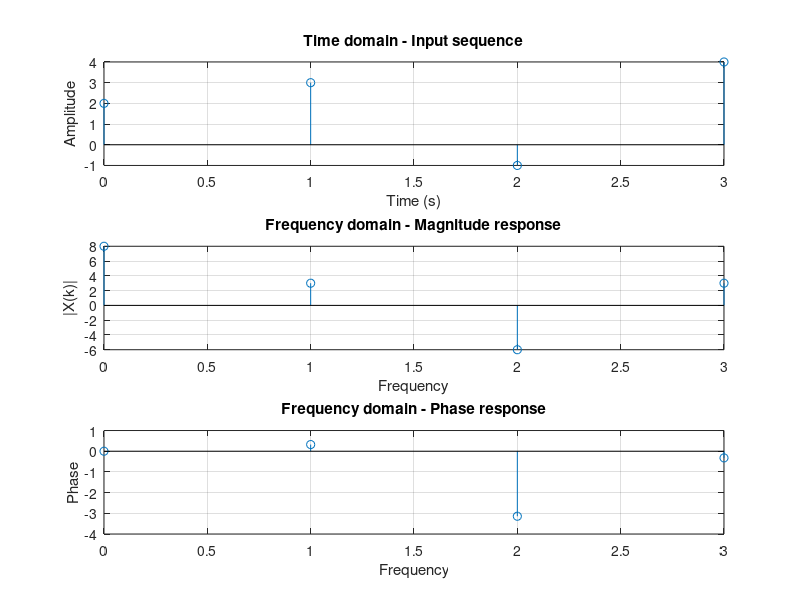

The MATLAB source for this figure:
% WAP to N point DFT of user input sequence without using inbuit function
% and plot it's phase and magnitude spectrum
% compute IDFT of the result obtained in part a

clc 
close all
clear all

prompt = 'Enter the sequence 1 ';
x = input(prompt);


x = [2 3 -1 4];
N = length(x);
X = zeros(4,1)
for k = 0:N-1
    for n = 0:N-1
        X(k+1) = X(k+1) + x(n+1)*exp(-j*pi/2*n*k)
    end
end

t = 0:N-1

subplot(311)
stem(t,x);
xlabel('Time (s)');
ylabel('Amplitude');
title('Time domain - Input sequence')
grid on

subplot(312)
stem(t,X)
xlabel('Frequency');
ylabel('|X(k)|');
title('Frequency domain - Magnitude response')
grid on

subplot(313)
stem(t,angle(X))
xlabel('Frequency');
ylabel('Phase');
title('Frequency domain - Phase response')
grid on
X        
angle(X)  


N1 = length(X);
X1 = zeros(1,N1);
for k = 0:N1-1
    for n = 0:N1-1
        X1(k+1) = (X1(k+1) + (1/N1)*x(n+1)*exp(1j*2*pi*k*n/N1));
    end
    
end
ifft(X)
X1
